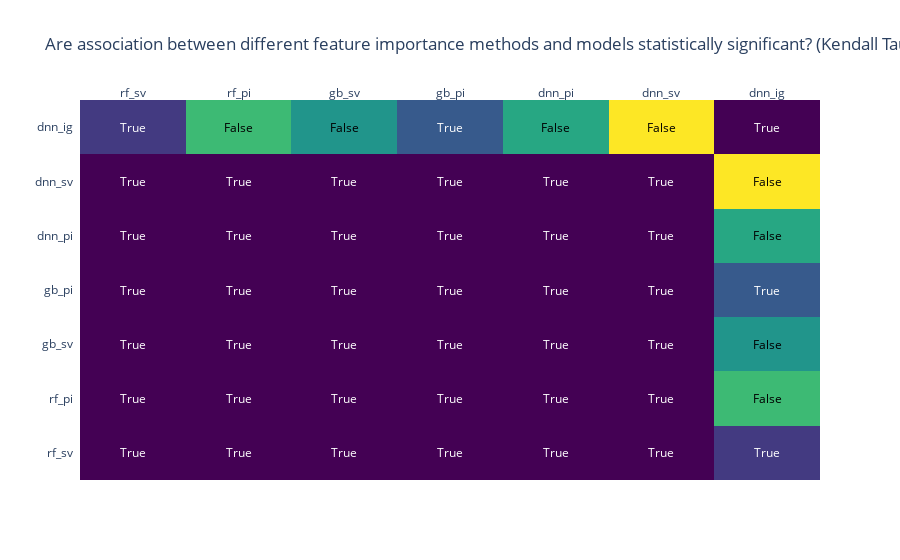

Notebook source saved alongside this figure:
### Code cell
# convert signifance to true or false


def plot_rank_method_significance(p_value, rank_name, sig_threshold=0.05, columns_name):
    """
    p_value:
        Dataframe of p-value from rank method.
    rank_name:
        A string of rank method name.
    sig_threshold:
        Probability threshold for value to be considered significant.
    columns_name:
        A list of feature importance methods and models name.
    """

    p_value_sig = p_value < sig_threshold
    annotation_text = p_value_sig.values.astype(str).tolist()

    fig = ff.create_annotated_heatmap(
        p_value.values.tolist(), x=columns_name, y=columns_name, annotation_text=annotation_text, colorscale="Viridis",
    )

    fig.update_layout(
        title_text=f"Are association between different feature importance methods and models statistically significant? ({rank_name})"
    )
    fig.show()


plot_rank_method_significance(kendall_tau_p_value, "Kendall Tau", 0.05, columns_name)

### Figure 1 — Plotly figure (JSON) as saved in the notebook; plotly's stock layout.template omitted (floating-point values rounded to 4 significant figures)
{"data": [{"colorscale": [[0, "#440154"], [0.1111, "#482878"], [0.2222, "#3e4989"], [0.3333, "#31688e"], [0.4444, "#26828e"], [0.5556, "#1f9e89"], [0.6667, "#35b779"], [0.7778, "#6ece58"], [0.8889, "#b5de2b"], [1, "#fde725"]], "reversescale": false, "showscale": false, "type": "heatmap", "x": ["rf_sv", "rf_pi", "gb_sv", "gb_pi", "dnn_pi", "dnn_sv", "dnn_ig"], "y": ["rf_sv", "rf_pi", "gb_sv", "gb_pi", "dnn_pi", "dnn_sv", "dnn_ig"], "z": [[8.221e-19, 3.687e-11, 2.187e-10, 1.731e-08, 1.035e-07, 1.035e-07, 0.02833], [3.687e-11, 8.221e-19, 1.396e-11, 2.271e-09, 1.731e-08, 4.608e-09, 0.1126], [2.187e-10, 1.396e-11, 8.221e-19, 4.965e-10, 1.796e-07, 3.687e-11, 0.0855], [1.731e-08, 2.271e-09, 4.965e-10, 8.221e-19, 5.841e-08, 4.608e-09, 0.04677], [1.035e-07, 1.731e-08, 1.796e-07, 5.841e-08, 8.221e-19, 3.219e-08, 0.09833], [1.035e-07, 4.608e-09, 3.687e-11, 4.608e-09, 3.219e-08, 8.221e-19, 0.165], [0.02833, 0.1126, 0.0855, 0.04677, 0.09833, 0.165, 8.221e-19]]}], "layout": {"annotations": [{"font": {"color": "#FFFFFF"}, "showarrow": false, "text": "True", "x": "rf_sv", "xref": "x", "y": "rf_sv", "yref": "y"}, {"font": {"color": "#FFFFFF"}, "showarrow": false, "text": "True", "x": "rf_pi", "xref": "x", "y": "rf_sv", "yref": "y"}, {"font": {"color": "#FFFFFF"}, "showarrow": false, "text": "True", "x": "gb_sv", "xref": "x", "y": "rf_sv", "yref": "y"}, {"font": {"color": "#FFFFFF"}, "showarrow": false, "text": "True", "x": "gb_pi", "xref": "x", "y": "rf_sv", "yref": "y"}, {"font": {"color": "#FFFFFF"}, "showarrow": false, "text": "True", "x": "dnn_pi", "xref": "x", "y": "rf_sv", "yref": "y"}, {"font": {"color": "#FFFFFF"}, "showarrow": false, "text": "True", "x": "dnn_sv", "xref": "x", "y": "rf_sv", "yref": "y"}, {"font": {"color": "#FFFFFF"}, "showarrow": false, "text": "True", "x": "dnn_ig", "xref": "x", "y": "rf_sv", "yref": "y"}, {"font": {"color": "#FFFFFF"}, "showarrow": false, "text": "True", "x": "rf_sv", "xref": "x", "y": "rf_pi", "yref": "y"}, {"font": {"color": "#FFFFFF"}, "showarrow": false, "text": "True", "x": "rf_pi", "xref": "x", "y": "rf_pi", "yref": "y"}, {"font": {"color": "#FFFFFF"}, "showarrow": false, "text": "True", "x": "gb_sv", "xref": "x", "y": "rf_pi", "yref": "y"}, {"font": {"color": "#FFFFFF"}, "showarrow": false, "text": "True", "x": "gb_pi", "xref": "x", "y": "rf_pi", "yref": "y"}, {"font": {"color": "#FFFFFF"}, "showarrow": false, "text": "True", "x": "dnn_pi", "xref": "x", "y": "rf_pi", "yref": "y"}, {"font": {"color": "#FFFFFF"}, "showarrow": false, "text": "True", "x": "dnn_sv", "xref": "x", "y": "rf_pi", "yref": "y"}, {"font": {"color": "#000000"}, "showarrow": false, "text": "False", "x": "dnn_ig", "xref": "x", "y": "rf_pi", "yref": "y"}, {"font": {"color": "#FFFFFF"}, "showarrow": false, "text": "True", "x": "rf_sv", "xref": "x", "y": "gb_sv", "yref": "y"}, {"font": {"color": "#FFFFFF"}, "showarrow": false, "text": "True", "x": "rf_pi", "xref": "x", "y": "gb_sv", "yref": "y"}, {"font": {"color": "#FFFFFF"}, "showarrow": false, "text": "True", "x": "gb_sv", "xref": "x", "y": "gb_sv", "yref": "y"}, {"font": {"color": "#FFFFFF"}, "showarrow": false, "text": "True", "x": "gb_pi", "xref": "x", "y": "gb_sv", "yref": "y"}, {"font": {"color": "#FFFFFF"}, "showarrow": false, "text": "True", "x": "dnn_pi", "xref": "x", "y": "gb_sv", "yref": "y"}, {"font": {"color": "#FFFFFF"}, "showarrow": false, "text": "True", "x": "dnn_sv", "xref": "x", "y": "gb_sv", "yref": "y"}, {"font": {"color": "#000000"}, "showarrow": false, "text": "False", "x": "dnn_ig", "xref": "x", "y": "gb_sv", "yref": "y"}, {"font": {"color": "#FFFFFF"}, "showarrow": false, "text": "True", "x": "rf_sv", "xref": "x", "y": "gb_pi", "yref": "y"}, {"font": {"color": "#FFFFFF"}, "showarrow": false, "text": "True", "x": "rf_pi", "xref": "x", "y": "gb_pi", "yref": "y"}, {"font": {"color": "#FFFFFF"}, "showarrow": false, "text": "True", "x": "gb_sv", "xref": "x", "y": "gb_pi", "yref": "y"}, {"font": {"color": "#FFFFFF"}, "showarrow": false, "text": "True", "x": "gb_pi", "xref": "x", "y": "gb_pi", "yref": "y"}, {"font": {"color": "#FFFFFF"}, "showarrow": false, "text": "True", "x": "dnn_pi", "xref": "x", "y": "gb_pi", "yref": "y"}, {"font": {"color": "#FFFFFF"}, "showarrow": false, "text": "True", "x": "dnn_sv", "xref": "x", "y": "gb_pi", "yref": "y"}, {"font": {"color": "#FFFFFF"}, "showarrow": false, "text": "True", "x": "dnn_ig", "xref": "x", "y": "gb_pi", "yref": "y"}, {"font": {"color": "#FFFFFF"}, "showarrow": false, "text": "True", "x": "rf_sv", "xref": "x", "y": "dnn_pi", "yref": "y"}, {"font": {"color": "#FFFFFF"}, "showarrow": false, "text": "True", "x": "rf_pi", "xref": "x", "y": "dnn_pi", "yref": "y"}, {"font": {"color": "#FFFFFF"}, "showarrow": false, "text": "True", "x": "gb_sv", "xref": "x", "y": "dnn_pi", "yref": "y"}, {"font": {"color": "#FFFFFF"}, "showarrow": false, "text": "True", "x": "gb_pi", "xref": "x", "y": "dnn_pi", "yref": "y"}, {"font": {"color": "#FFFFFF"}, "showarrow": false, "text": "True", "x": "dnn_pi", "xref": "x", "y": "dnn_pi", "yref": "y"}, {"font": {"color": "#FFFFFF"}, "showarrow": false, "text": "True", "x": "dnn_sv", "xref": "x", "y": "dnn_pi", "yref": "y"}, {"font": {"color": "#000000"}, "showarrow": false, "text": "False", "x": "dnn_ig", "xref": "x", "y": "dnn_pi", "yref": "y"}, {"font": {"color": "#FFFFFF"}, "showarrow": false, "text": "True", "x": "rf_sv", "xref": "x", "y": "dnn_sv", "yref": "y"}, {"font": {"color": "#FFFFFF"}, "showarrow": false, "text": "True", "x": "rf_pi", "xref": "x", "y": "dnn_sv", "yref": "y"}, {"font": {"color": "#FFFFFF"}, "showarrow": false, "text": "True", "x": "gb_sv", "xref": "x", "y": "dnn_sv", "yref": "y"}, {"font": {"color": "#FFFFFF"}, "showarrow": false, "text": "True", "x": "gb_pi", "xref": "x", "y": "dnn_sv", "yref": "y"}, {"font": {"color": "#FFFFFF"}, "showarrow": false, "text": "True", "x": "dnn_pi", "xref": "x", "y": "dnn_sv", "yref": "y"}, {"font": {"color": "#FFFFFF"}, "showarrow": false, "text": "True", "x": "dnn_sv", "xref": "x", "y": "dnn_sv", "yref": "y"}, {"font": {"color": "#000000"}, "showarrow": false, "text": "False", "x": "dnn_ig", "xref": "x", "y": "dnn_sv", "yref": "y"}, {"font": {"color": "#FFFFFF"}, "showarrow": false, "text": "True", "x": "rf_sv", "xref": "x", "y": "dnn_ig", "yref": "y"}, {"font": {"color": "#000000"}, "showarrow": false, "text": "False", "x": "rf_pi", "xref": "x", "y": "dnn_ig", "yref": "y"}, {"font": {"color": "#000000"}, "showarrow": false, "text": "False", "x": "gb_sv", "xref": "x", "y": "dnn_ig", "yref": "y"}, {"font": {"color": "#FFFFFF"}, "showarrow": false, "text": "True", "x": "gb_pi", "xref": "x", "y": "dnn_ig", "yref": "y"}, {"font": {"color": "#000000"}, "showarrow": false, "text": "False", "x": "dnn_pi", "xref": "x", "y": "dnn_ig", "yref": "y"}, {"font": {"color": "#000000"}, "showarrow": false, "text": "False", "x": "dnn_sv", "xref": "x", "y": "dnn_ig", "yref": "y"}, {"font": {"color": "#FFFFFF"}, "showarrow": false, "text": "True", "x": "dnn_ig", "xref": "x", "y": "dnn_ig", "yref": "y"}], "autosize": true, "title": {"text": "Are association between different feature importance methods and models statistically significant? (Kendall Tau)"}, "xaxis": {"autorange": true, "dtick": 1, "gridcolor": "rgb(0, 0, 0)", "range": [-0.5, 6.5], "side": "top", "ticks": "", "type": "category"}, "yaxis": {"autorange": true, "dtick": 1, "range": [-0.5, 6.5], "ticks": "", "ticksuffix": "  ", "type": "category"}}}
